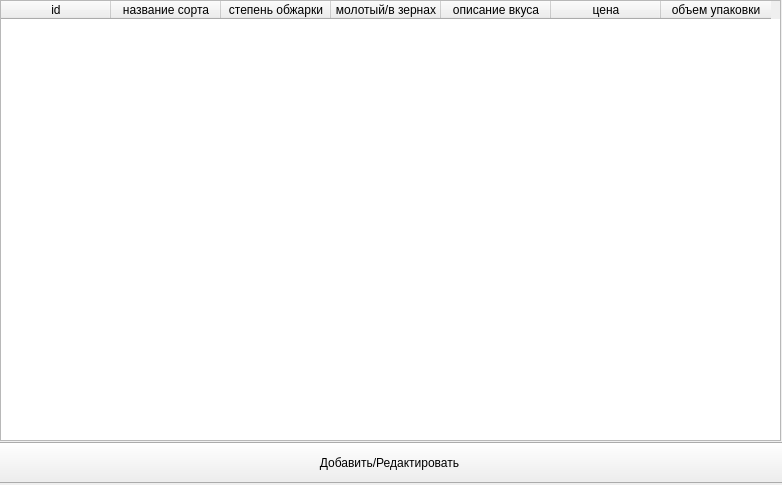
<?xml version="1.0" encoding="UTF-8"?>
<ui version="4.0">
 <class>MainWindow</class>
 <widget class="QMainWindow" name="MainWindow">
  <property name="geometry">
   <rect>
    <x>0</x>
    <y>0</y>
    <width>782</width>
    <height>485</height>
   </rect>
  </property>
  <property name="windowTitle">
   <string>main</string>
  </property>
  <widget class="QWidget" name="centralwidget">
   <widget class="QTableWidget" name="tableWidget">
    <property name="geometry">
     <rect>
      <x>0</x>
      <y>0</y>
      <width>781</width>
      <height>441</height>
     </rect>
    </property>
    <attribute name="horizontalHeaderDefaultSectionSize">
     <number>110</number>
    </attribute>
    <column>
     <property name="text">
      <string>id</string>
     </property>
    </column>
    <column>
     <property name="text">
      <string>название сорта</string>
     </property>
    </column>
    <column>
     <property name="text">
      <string>степень обжарки</string>
     </property>
    </column>
    <column>
     <property name="text">
      <string>молотый/в зернах</string>
     </property>
    </column>
    <column>
     <property name="text">
      <string>описание вкуса</string>
     </property>
    </column>
    <column>
     <property name="text">
      <string>цена</string>
     </property>
    </column>
    <column>
     <property name="text">
      <string>объем упаковки</string>
     </property>
    </column>
   </widget>
   <widget class="QPushButton" name="pushButton">
    <property name="geometry">
     <rect>
      <x>-6</x>
      <y>442</y>
      <width>791</width>
      <height>41</height>
     </rect>
    </property>
    <property name="text">
     <string>Добавить/Редактировать</string>
    </property>
   </widget>
  </widget>
 </widget>
 <resources/>
 <connections/>
</ui>
